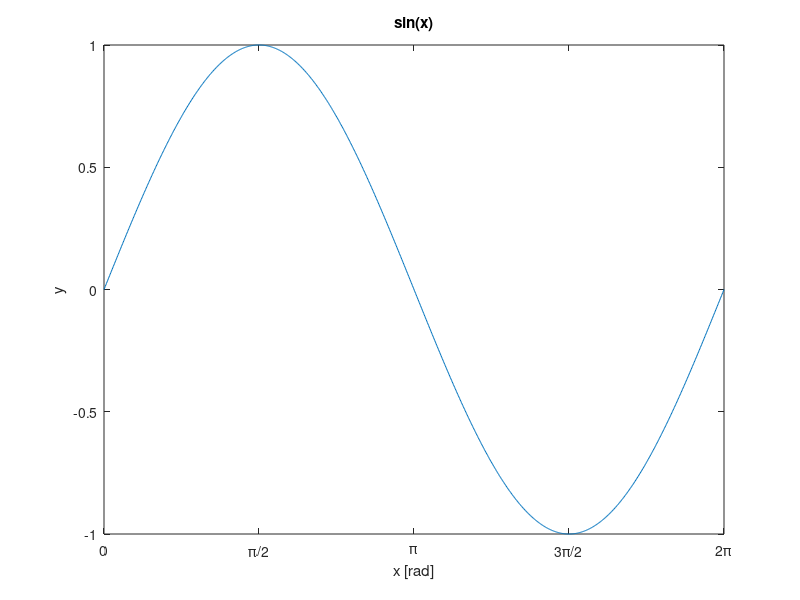

Write MATLAB code to recreate this figure.
x = linspace(0, 2 * pi, 1e3);
y = sin(x);

figure;
plot(x, y);
title('sin(x)');
xlabel('x [rad]');
xlim([x(1), x(end)]);
xticklabels({'0', '\pi/2', '\pi', '3\pi/2', '2\pi'});
xticks([0, pi / 2, pi, 3 * pi / 2, 2 * pi]);
ylabel('y');
